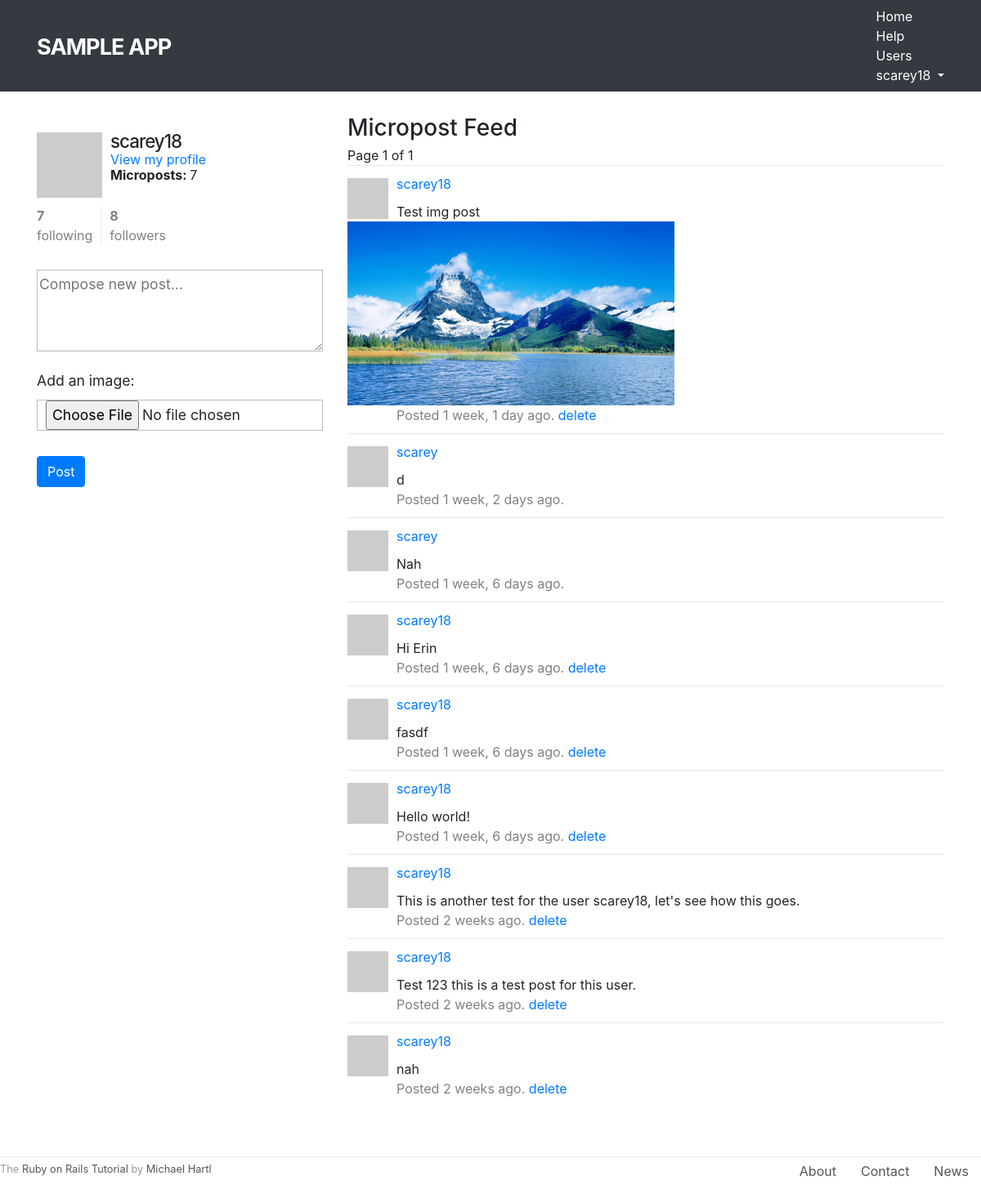
Page / (signed in) on the earlier database version.
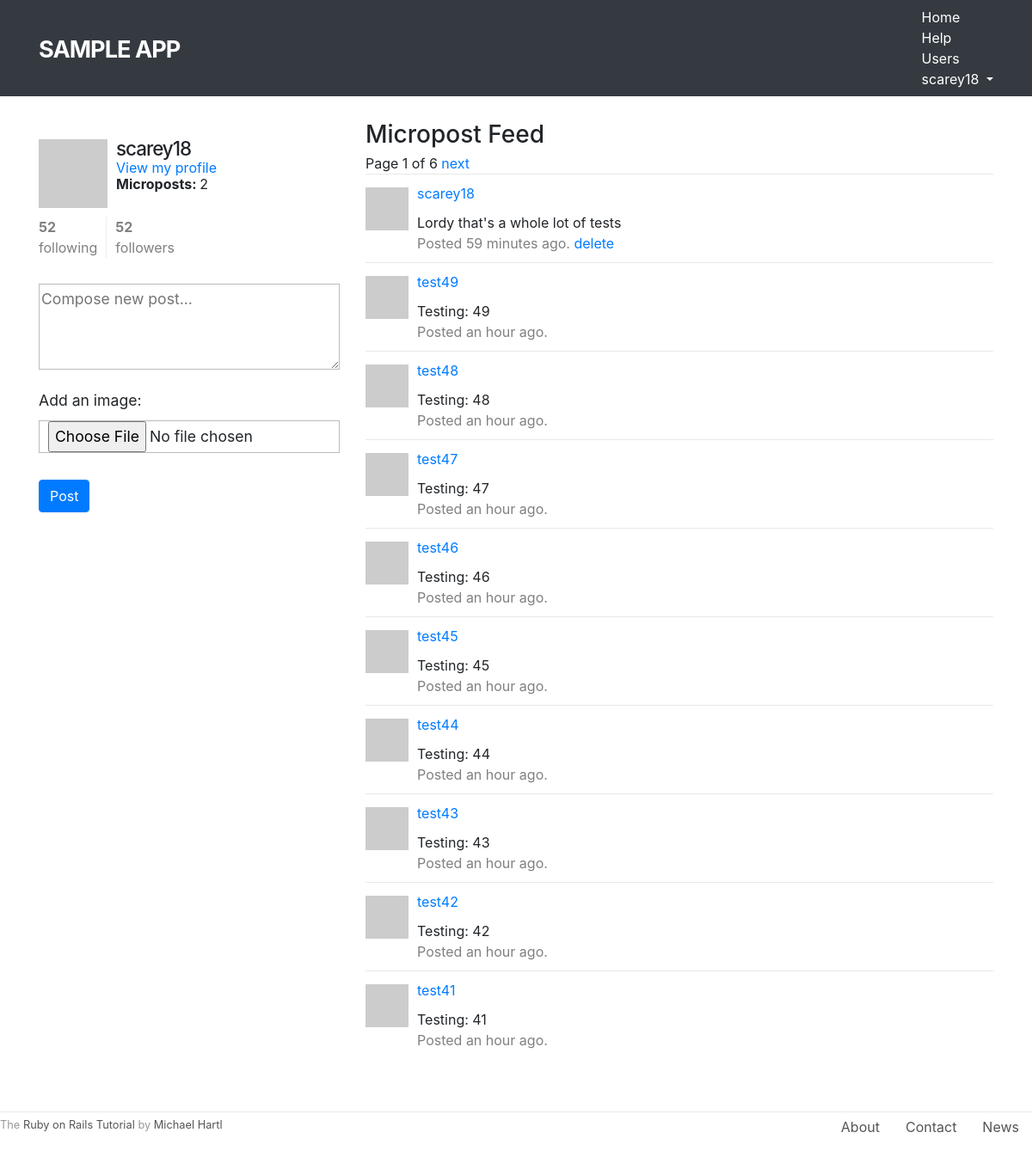
Same page on the later database version.
### static_pages/models.py (models this page shows, shortened)
class User(AbstractUser):
    is_active = models.BooleanField(default=False)
    activation_id = models.SlugField(null=True, blank=True, default=None)
    following = models.ManyToManyField(
                    'self',
                    symmetrical=False,
                    related_name='followers',
                    blank=True,
                    default=None
                )
    REQUIRED_FIELDS = ['email']
    def get_absolute_url(self):
        return reverse('static_pages:profile', args=(self.pk,))
    def gravatar(self, size=80):
        digest = hashlib.md5(self.email.encode()).hexdigest()
        url = f'http://www.gravatar.com/avatar/{digest}'
        img_tag = f'<img src="{url}" height="{size}" width="{size}" class="gravatar">'
        wrapped_img_tag = f'<a href="{self.get_absolute_url()}">{img_tag}</a>'
        return mark_safe(wrapped_img_tag)
    def index_gravatar(self):
        return self.gravatar(50)
    def microposts(self):
        return self.micropost_set.all().order_by('-created_at')
    def active_following(self):
        return self.following.filter(is_active=True)
    def active_followers(self):
        return self.followers.filter(is_active=True)
    def feed(self):
        return Micropost.objects.filter(
            models.Q(user__in=self.active_following()) |
            models.Q(user=self)
        ).order_by('-created_at')

class Micropost(models.Model):
    content = models.TextField(max_length=140)
    created_at = models.DateTimeField(editable=False)
    updated_at = models.DateTimeField()
    user = models.ForeignKey(User, on_delete=models.CASCADE, editable=False)
    picture = models.ImageField(upload_to=image_file_path, blank=True, null=True)
    def resized_pic_width(self, size=400):
        return size if self.picture.width >= size else self.picture.width

### static_pages/views.py (the view)
# urls.py: 2. Add a URL to urlpatterns:  path('', views.home, name='home')
def home(request):
    user = auth.get_user(request)
    if user.is_authenticated:
        context = {
            'form': MicropostForm(),
            'page_obj': get_page_obj(request, user.feed()),
        }
        return render(request, 'static_pages/logged_in_home.html', context)
    return render(request, 'static_pages/logged_out_home.html')

### static_pages/forms.py
class MicropostForm(forms.ModelForm):
    class Meta:
        model = Micropost
        fields = ['content', 'picture']
        labels = {'content': _(''), 'picture': _('Add an image:')}
    def __init__(self, *args, **kwargs):
        super().__init__(*args, **kwargs)
        self.fields['content'].widget.attrs['placeholder'] = 'Compose new post...'

### static_pages/views.py (called while the page is built)
def get_page_obj(request, objects, n=10):
    page_num = request.GET.get('page', 1)
    return Paginator(objects, n).page(page_num)

### static_pages/templates/static_pages/logged_in_home.html (shortened to what this page needs)
{% extends 'base.html' %}
{% block content %}
<div class="row">
    <aside class="col-md-4">
        <section class="user_info">
            <h1>
                {{ user.gravatar }}
                {{ user.username }}
            </h1>
            <span>
                <a href="{% url 'static_pages:profile' user.pk %}">View my profile</a>
            </span>
            <span><b>Microposts: </b>{{ user.microposts.count }}</span>
        </section>
        {% include 'partials/following_stats.html' with u=user %}
        <section class="micropost_form">
            <form method="post" action="{% url 'static_pages:create_micropost' %}" enctype="multipart/form-data">
                {{ form.as_p }}
                <button type="submit" class="btn btn-primary">Post</button>
            </form>
        </section>
    </aside>
    {% if user.microposts %}
    <div class="col-md-8">
        <h3>Micropost Feed</h3>
        {% include 'partials/user_post_list.html' with page_obj=page_obj %}
    </div>
    {% endif %}
</div>
{% endblock %}

### static_pages/templates/base.html (shortened to what this page needs)
<head>
	<link rel="stylesheet" href="https://stackpath.bootstrapcdn.com/bootstrap/4.1.1/css/bootstrap.min.css">
	{% load static %}
	<link rel="stylesheet" type="text/css" href="{% static 'static_pages/compiled.css' %}">
</head>
<body>
    <header class="navbar navbar-fixed-top navbar-dark bg-dark">
      	<div class="container">
        	<a href="{% url 'static_pages:home' %}" id="logo" class="navbar-brand">Sample app</a>
        	<nav>
          		<ul class="nav navbar-nav navbar-right">
            		<li><a href="{% url 'static_pages:home' %}">Home</a></li>
            		<li><a href="{% url 'static_pages:help' %}">Help</a></li>
            		{% if user.is_authenticated %}
            		<li><a href="{% url 'static_pages:index' %}">Users</a></li>
            		<li class="dropdown">
            			<a href="#" class="dropdown-toggle" data-toggle="dropdown">
            				{{ user.username }}<b class="caret"></b>
            			</a>
            		</li>
            		{% else %}
            		<li><a href="{% url 'static_pages:login' %}">Log in</a></li>
            		{% endif %}
          		</ul>
        	</nav>
      	</div>
    </header>
    <div class="container content">
        {% block content %}{% endblock %}
    </div>
    <footer class="footer">
		<small>
	    	The <a href="http://www.railstutorial.org/">Ruby on Rails Tutorial</a>
	   		by <a href="http://www.michaelhartl.com/">Michael Hartl</a>
	  	</small>
	  	<nav>
	    	<ul>
	      		<li><a href="{% url 'static_pages:about' %}">About</a></li>
	      		<li><a href="{% url 'static_pages:contact' %}">Contact</a></li>
	      		<li><a href="http://news.railstutorial.org/">News</a></li>
	    	</ul>
	  	</nav>
	</footer>
</body>

### static_pages/templates/partials/following_stats.html
<div class="stats">
	<a href="{% url 'static_pages:following' u.pk %}">
		<strong id="following" class="stat">
			{{ u.active_following.count }}
		</strong>
		following
	</a>
	<a href="{% url 'static_pages:followers' u.pk %}">
		<strong id="followers" class="stat">
			{{ u.active_followers.count }}
		</strong>
		followers
	</a>
</div>

### static_pages/templates/partials/user_post_list.html (shortened to what this page needs)
<ol class="microposts">
    <div class="pagination">
        <span class="step-links">
            <span class="current">
                Page {{ page_obj.number }} of {{ page_obj.paginator.num_pages }}
            </span>
            {% if page_obj.has_next %}
                <a href="?page={{ page_obj.next_page_number }}">next</a>
            {% endif %}
        </span>
    </div>
    {% for p in page_obj.object_list %}
    <li id="micropost-{{p.pk}}">
        {{ p.user.index_gravatar }}
        <span class="user">
            <a href="{% url 'static_pages:profile' p.user.pk %}">
                {{ p.user.username }}
            </a>
        </span>
        <span class="content">{{ p.content }}</span>
        {% if p.picture %}
        <a href="{{ p.picture.url }}">
            <img src="{{ p.picture.url }}" width={{ p.resized_pic_width }}>
        </a>
        {% endif %}
        {% load humanize %}
        <span class="timestamp">
            Posted {{ p.created_at|naturaltime }}.
            {% if p.user == user %}
            <a href="{% url 'static_pages:delete_micropost' p.pk %}">delete</a>
            {% endif %}
        </span>
    </li>
    {% endfor %}
</ol>

Differences in the rows shown:
no longer on this page (row edited): Micropost: user.username "scarey18", content "Test img post", picture (picture), created_at "1 week, 1 day ago", shows "delete"
no longer on this page (row edited): Micropost: user.username "scarey", content "d", created_at "1 week, 2 days ago"
no longer on this page (row edited): Micropost: user.username "scarey", content "Nah", created_at "1 week, 6 days ago"
no longer on this page (row edited): Micropost: user.username "scarey18", content "Hi Erin", created_at "1 week, 6 days ago", shows "delete"
no longer on this page (row edited): Micropost: user.username "scarey18", content "fasdf", created_at "1 week, 6 days ago", shows "delete"
no longer on this page (row edited): Micropost: user.username "scarey18", content "Hello world!", created_at "1 week, 6 days ago", shows "delete"
no longer on this page (row edited): Micropost: user.username "scarey18", content "This is another test for the user scarey18, let's see how this goes.", created_at "2 weeks ago", shows "delete"
no longer on this page (row edited): Micropost: user.username "scarey18", content "Test 123 this is a test post for this user.", created_at "2 weeks ago", shows "delete"
no longer on this page (row edited): Micropost: user.username "scarey18", content "nah", created_at "2 weeks ago", shows "delete"
changed User "scarey18": microposts.count "7" → "2"; active_following.count "7" → "52"; active_followers.count "8" → "52"
added Micropost: user.username "scarey18", content "Lordy that's a whole lot of tests", created_at "59 minutes ago", shows "delete"
added Micropost: user.username "test49", content "Testing: 49", created_at "an hour ago"
added Micropost: user.username "test48", content "Testing: 48", created_at "an hour ago"
added Micropost: user.username "test47", content "Testing: 47", created_at "an hour ago"
added Micropost: user.username "test46", content "Testing: 46", created_at "an hour ago"
added Micropost: user.username "test45", content "Testing: 45", created_at "an hour ago"
added Micropost: user.username "test44", content "Testing: 44", created_at "an hour ago"
added Micropost: user.username "test43", content "Testing: 43", created_at "an hour ago"
added Micropost: user.username "test42", content "Testing: 42", created_at "an hour ago"
added Micropost: user.username "test41", content "Testing: 41", created_at "an hour ago"
Other differences:
{{ page_obj.paginator.num_pages }}: "1" → "6"
text now shown: "next"
